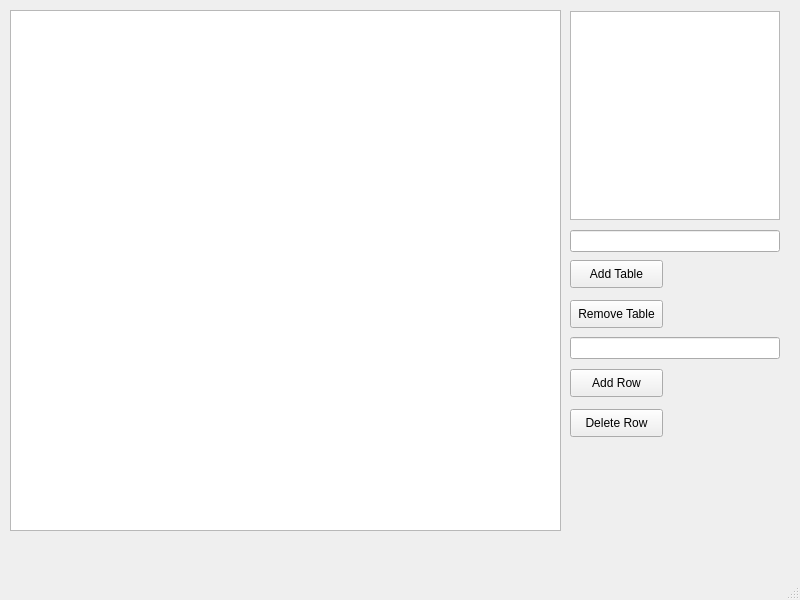
<?xml version="1.0" encoding="UTF-8"?>
<ui version="4.0">
 <class>MainWindow</class>
 <widget class="QMainWindow" name="MainWindow">
  <property name="geometry">
   <rect>
    <x>0</x>
    <y>0</y>
    <width>800</width>
    <height>600</height>
   </rect>
  </property>
  <property name="windowTitle">
   <string>MainWindow</string>
  </property>
  <widget class="QWidget" name="centralwidget">
   <widget class="QPushButton" name="AddTable">
    <property name="geometry">
     <rect>
      <x>570</x>
      <y>260</y>
      <width>93</width>
      <height>28</height>
     </rect>
    </property>
    <property name="text">
     <string>Add Table</string>
    </property>
   </widget>
   <widget class="QPushButton" name="RemoveTable">
    <property name="geometry">
     <rect>
      <x>570</x>
      <y>300</y>
      <width>93</width>
      <height>28</height>
     </rect>
    </property>
    <property name="text">
     <string>Remove Table</string>
    </property>
   </widget>
   <widget class="QPushButton" name="AddRow">
    <property name="geometry">
     <rect>
      <x>570</x>
      <y>369</y>
      <width>93</width>
      <height>28</height>
     </rect>
    </property>
    <property name="text">
     <string>Add Row</string>
    </property>
   </widget>
   <widget class="QPushButton" name="DeleteRow">
    <property name="geometry">
     <rect>
      <x>570</x>
      <y>409</y>
      <width>93</width>
      <height>28</height>
     </rect>
    </property>
    <property name="text">
     <string>Delete Row</string>
    </property>
   </widget>
   <widget class="QLineEdit" name="RowEntry">
    <property name="geometry">
     <rect>
      <x>570</x>
      <y>337</y>
      <width>210</width>
      <height>22</height>
     </rect>
    </property>
   </widget>
   <widget class="QLineEdit" name="TableInput">
    <property name="geometry">
     <rect>
      <x>570</x>
      <y>230</y>
      <width>210</width>
      <height>22</height>
     </rect>
    </property>
   </widget>
   <widget class="QListView" name="ListViews">
    <property name="geometry">
     <rect>
      <x>570</x>
      <y>11</y>
      <width>210</width>
      <height>209</height>
     </rect>
    </property>
   </widget>
   <widget class="QTableWidget" name="TableWidget">
    <property name="geometry">
     <rect>
      <x>10</x>
      <y>10</y>
      <width>551</width>
      <height>521</height>
     </rect>
    </property>
   </widget>
  </widget>
  <widget class="QMenuBar" name="menubar">
   <property name="geometry">
    <rect>
     <x>0</x>
     <y>0</y>
     <width>800</width>
     <height>26</height>
    </rect>
   </property>
  </widget>
  <widget class="QStatusBar" name="statusbar"/>
 </widget>
 <resources/>
 <connections/>
</ui>
